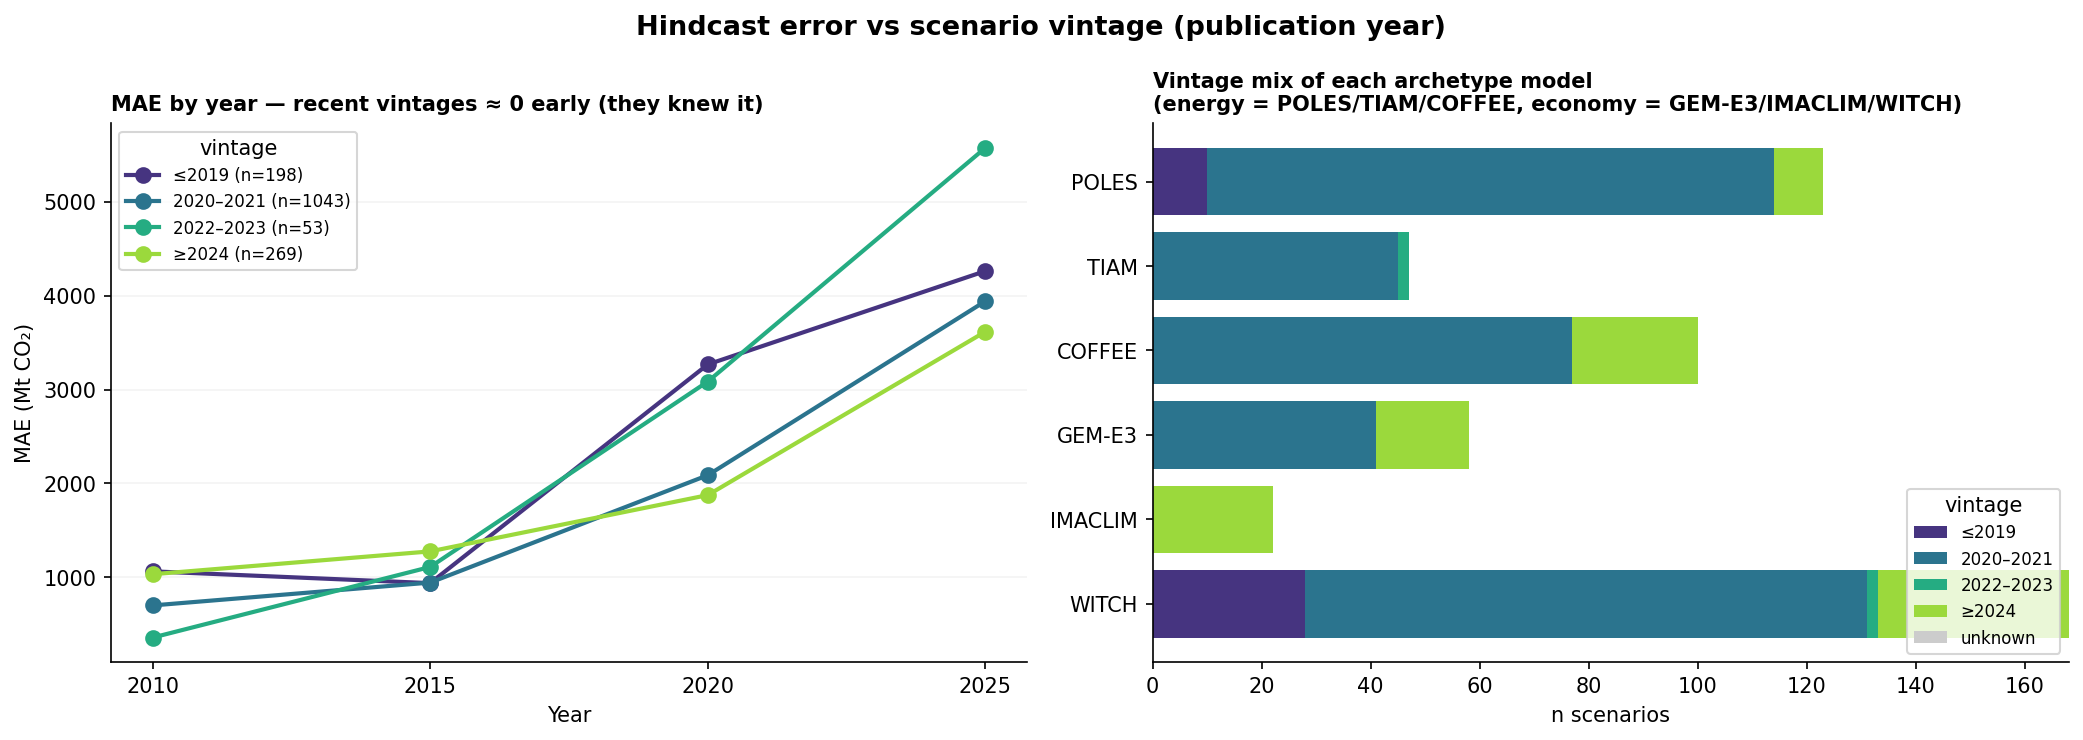

Reproduce this figure in Python.
"""
What does 'vintage 2021' mean when every series starts in 2010?
-> a scenario published in year Y was calibrated to history up to ~Y; its values for
   years <= Y are (near-)known history, not forecasts. Test: does early-year error
   shrink for recent vintages? And are the energy/economy archetypes confounded by vintage?
"""
import warnings; warnings.filterwarnings('ignore')
import pandas as pd, numpy as np, matplotlib.pyplot as plt
from pathlib import Path

SCI = Path.home()/'PhD'/'4. Modeling'/'Prisma School'/'Scenario_Compass_Initiative_Data'/'SCI-2025_v1.0_pathways_ensemble_global.xlsx'
VAR = 'Emissions|CO2|Energy and Industrial Processes'
OBS = {2010: 33400, 2015: 35400, 2020: 34800, 2025: 38100}
HIND = [2010, 2015, 2020, 2025]

df = pd.read_excel(SCI, sheet_name='data')
meta = pd.read_excel(SCI, sheet_name='meta')
meta['key'] = meta['Model'] + '|||' + meta['Scenario']
meta['pubyear'] = meta['Scientific Manuscript (Citation)'].astype(str).str.extract(r'((?:19|20)\d{2})')[0].astype(float)
yr = meta.set_index('key')['pubyear']

s = df[df['Variable'] == VAR].copy()
s['key'] = s['Model'] + '|||' + s['Scenario']
s['pubyear'] = s['key'].map(yr)
_FAM = ['MESSAGE','REMIND','IMACLIM','IMAGE','WITCH','POLES','GCAM','AIM','COFFEE','TIAM','GEM-E3','PROMETHEUS','EPPA','C-ROADS','MERGE','CGEM','MINES']
s['Family'] = s['Model'].map(lambda m: next((f for f in _FAM if f in str(m).upper()), str(m)))

# vintage bins
def vbin(y):
    if y <= 2019: return '≤2019'
    if y <= 2021: return '2020–2021'
    if y <= 2023: return '2022–2023'
    return '≥2024'
s['vintage'] = s['pubyear'].apply(lambda y: vbin(y) if pd.notna(y) else 'unknown')
ORDER = ['≤2019', '2020–2021', '2022–2023', '≥2024']

# ── 1) MAE & ME at each hindcast year, per vintage bin ──────────────────
print('Family-of-publication effect — error at each hindcast year by vintage')
print(f'{"vintage":<12}{"n":>5} |' + ''.join(f'  MAE{y}' for y in HIND))
print('-'*52)
rows = {}
for v in ORDER:
    sub = s[s['vintage'] == v]
    maes = []
    for y in HIND:
        e = (OBS[y] - sub[str(y)]).abs().dropna(); maes.append(e.mean())
    rows[v] = maes
    print(f'{v:<12}{len(sub):>5} |' + ''.join(f'{m:>7,.0f}' for m in maes))

fig, (a1, a2) = plt.subplots(1, 2, figsize=(14, 5))
fig.suptitle('Hindcast error vs scenario vintage (publication year)', fontsize=13, fontweight='bold')
cmap = plt.cm.viridis(np.linspace(0.15, 0.85, len(ORDER)))
for v, col in zip(ORDER, cmap):
    a1.plot(HIND, rows[v], 'o-', color=col, lw=2, ms=7, label=f'{v} (n={int((s.vintage==v).sum())})')
a1.set_title('MAE by year — recent vintages ≈ 0 early (they knew it)', loc='left', fontsize=10, fontweight='bold')
a1.set_xlabel('Year'); a1.set_ylabel('MAE (Mt CO₂)'); a1.set_xticks(HIND)
a1.legend(fontsize=8, title='vintage'); a1.spines[['top','right']].set_visible(False)
a1.grid(axis='y', alpha=0.15)

# ── 2) Is the energy/economy contrast confounded by vintage? ────────────
ARCH = {'POLES':'energy','TIAM':'energy','COFFEE':'energy','GEM-E3':'economy','IMACLIM':'economy','WITCH':'economy'}
arch = s[s['Family'].isin(ARCH)].copy(); arch['grp'] = arch['Family'].map(ARCH)
comp = (arch.groupby(['Family', 'vintage']).size().unstack(fill_value=0).reindex(columns=ORDER+['unknown'], fill_value=0))
comp = comp.reindex(['POLES','TIAM','COFFEE','GEM-E3','IMACLIM','WITCH'])
bottom = np.zeros(len(comp))
allcols = ORDER + ['unknown']
colmap = dict(zip(ORDER, cmap)); colmap['unknown'] = '0.8'
for c in allcols:
    a2.barh(comp.index, comp[c].values, left=bottom, color=colmap[c], label=c)
    bottom += comp[c].values
a2.set_title('Vintage mix of each archetype model\n(energy = POLES/TIAM/COFFEE, economy = GEM-E3/IMACLIM/WITCH)',
             loc='left', fontsize=10, fontweight='bold')
a2.set_xlabel('n scenarios'); a2.legend(fontsize=8, title='vintage', loc='lower right')
a2.spines[['top','right']].set_visible(False); a2.invert_yaxis()
plt.tight_layout(); plt.savefig('co2_vintage.png', dpi=150, bbox_inches='tight'); print('\nSaved: co2_vintage.png')

print('\nVintage composition of the 6 archetype models:')
print(comp.to_string())
